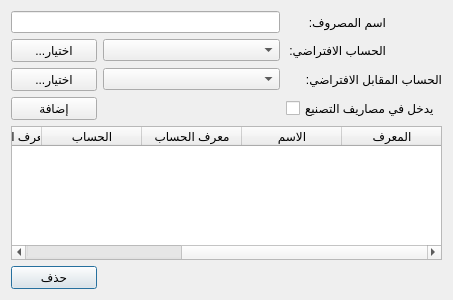
<?xml version="1.0" encoding="UTF-8"?>
<ui version="4.0">
 <class>ExpensesSettings</class>
 <widget class="QDialog" name="ExpensesSettings">
  <property name="geometry">
   <rect>
    <x>0</x>
    <y>0</y>
    <width>453</width>
    <height>300</height>
   </rect>
  </property>
  <property name="windowTitle">
   <string>أنواع المصاريف</string>
  </property>
  <property name="layoutDirection">
   <enum>Qt::LeftToRight</enum>
  </property>
  <layout class="QGridLayout" name="gridLayout">
   <item row="1" column="3">
    <widget class="QLabel" name="label_2">
     <property name="maximumSize">
      <size>
       <width>100</width>
       <height>16777215</height>
      </size>
     </property>
     <property name="text">
      <string>الحساب الافتراضي:</string>
     </property>
    </widget>
   </item>
   <item row="4" column="0" colspan="4">
    <widget class="QTableWidget" name="expenses_types_table">
     <property name="layoutDirection">
      <enum>Qt::RightToLeft</enum>
     </property>
     <property name="editTriggers">
      <set>QAbstractItemView::NoEditTriggers</set>
     </property>
     <property name="showDropIndicator" stdset="0">
      <bool>false</bool>
     </property>
     <property name="dragEnabled">
      <bool>false</bool>
     </property>
     <property name="dragDropOverwriteMode">
      <bool>false</bool>
     </property>
     <property name="alternatingRowColors">
      <bool>true</bool>
     </property>
     <property name="selectionMode">
      <enum>QAbstractItemView::SingleSelection</enum>
     </property>
     <property name="selectionBehavior">
      <enum>QAbstractItemView::SelectRows</enum>
     </property>
     <property name="verticalScrollMode">
      <enum>QAbstractItemView::ScrollPerPixel</enum>
     </property>
     <property name="horizontalScrollMode">
      <enum>QAbstractItemView::ScrollPerPixel</enum>
     </property>
     <attribute name="verticalHeaderVisible">
      <bool>false</bool>
     </attribute>
     <column>
      <property name="text">
       <string>المعرف</string>
      </property>
     </column>
     <column>
      <property name="text">
       <string>الاسم</string>
      </property>
     </column>
     <column>
      <property name="text">
       <string>معرف الحساب</string>
      </property>
     </column>
     <column>
      <property name="text">
       <string>الحساب</string>
      </property>
     </column>
     <column>
      <property name="text">
       <string>معرف الحساب المقابل</string>
      </property>
     </column>
     <column>
      <property name="text">
       <string>الحساب المقابل</string>
      </property>
     </column>
     <column>
      <property name="text">
       <string>يدخل في مصاريف التصنيع</string>
      </property>
     </column>
    </widget>
   </item>
   <item row="0" column="0" colspan="3">
    <widget class="QLineEdit" name="name_input"/>
   </item>
   <item row="1" column="1" colspan="2">
    <widget class="QComboBox" name="accounts_combobox"/>
   </item>
   <item row="5" column="0">
    <widget class="QPushButton" name="delete_expense_btn">
     <property name="text">
      <string>حذف</string>
     </property>
    </widget>
   </item>
   <item row="2" column="0">
    <widget class="QPushButton" name="select_opposite_accounts_btn">
     <property name="text">
      <string>...اختيار</string>
     </property>
    </widget>
   </item>
   <item row="1" column="0">
    <widget class="QPushButton" name="select_accounts_btn">
     <property name="text">
      <string>...اختيار</string>
     </property>
    </widget>
   </item>
   <item row="0" column="3">
    <widget class="QLabel" name="label">
     <property name="maximumSize">
      <size>
       <width>100</width>
       <height>16777215</height>
      </size>
     </property>
     <property name="text">
      <string>اسم المصروف:</string>
     </property>
    </widget>
   </item>
   <item row="5" column="1" colspan="2">
    <spacer name="horizontalSpacer_2">
     <property name="orientation">
      <enum>Qt::Horizontal</enum>
     </property>
     <property name="sizeHint" stdset="0">
      <size>
       <width>131</width>
       <height>20</height>
      </size>
     </property>
    </spacer>
   </item>
   <item row="2" column="1" colspan="2">
    <widget class="QComboBox" name="opposite_accounts_combobox"/>
   </item>
   <item row="2" column="3">
    <widget class="QLabel" name="label_3">
     <property name="maximumSize">
      <size>
       <width>99999</width>
       <height>16777215</height>
      </size>
     </property>
     <property name="text">
      <string>الحساب المقابل الافتراضي:</string>
     </property>
    </widget>
   </item>
   <item row="3" column="0">
    <widget class="QPushButton" name="add_expense_btn">
     <property name="text">
      <string>إضافة</string>
     </property>
    </widget>
   </item>
   <item row="3" column="3">
    <widget class="QCheckBox" name="calculated_in_manufacture_checkbox">
     <property name="layoutDirection">
      <enum>Qt::LeftToRight</enum>
     </property>
     <property name="text">
      <string>يدخل في مصاريف التصنيع</string>
     </property>
    </widget>
   </item>
  </layout>
 </widget>
 <resources/>
 <connections/>
</ui>
